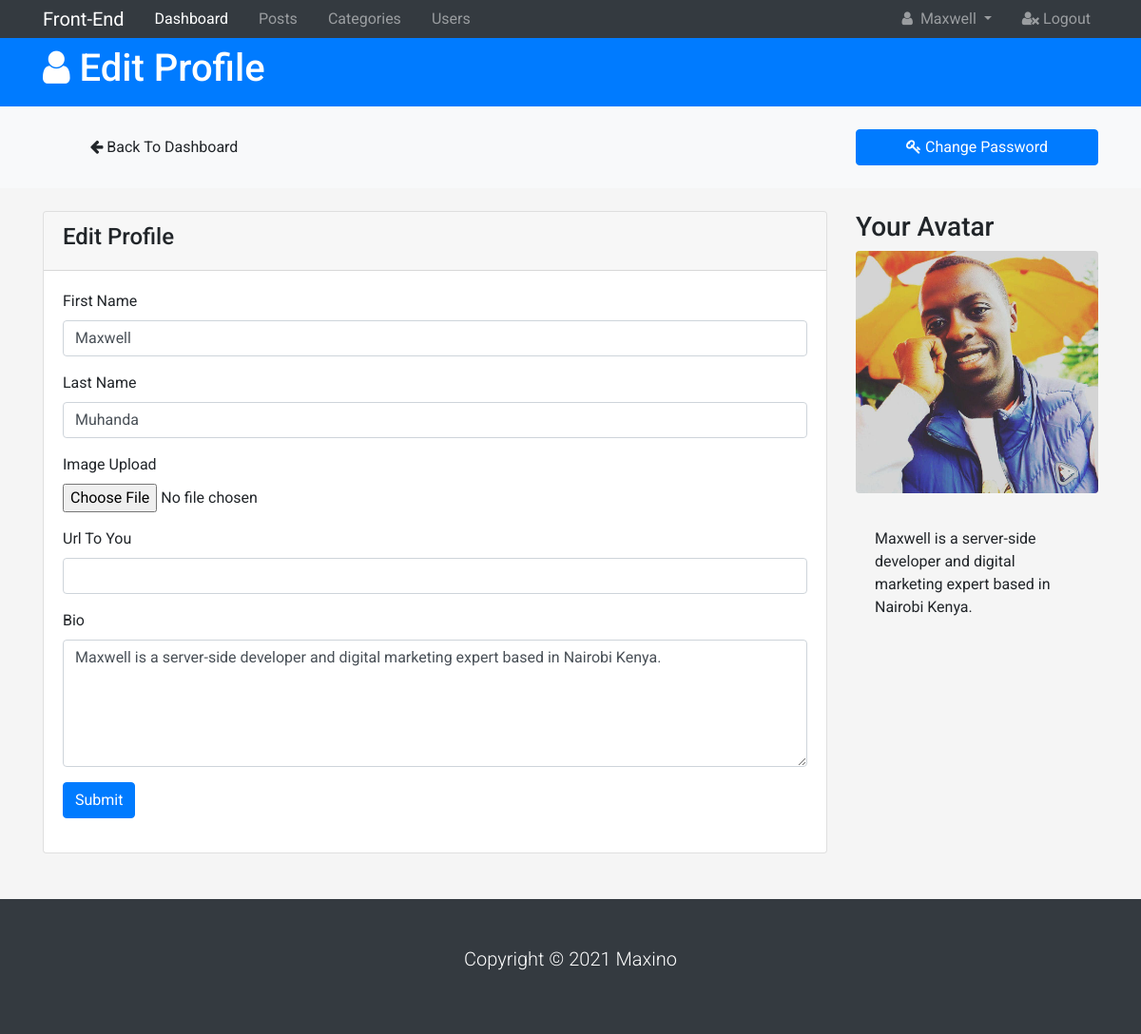
Page /admin/1/profile (signed in) on the committed database.
### Portfolio/models.py (models this page shows)
class User(db.Model, UserMixin):
    id = db.Column(db.Integer, primary_key=True)
    first_name = db.Column(db.String(100))
    last_name = db.Column(db.String(100))
    email = db.Column(db.String(64), unique=True)
    profile_pic = db.Column(db.String(100), default='avatar.png')
    password = db.Column(db.String(255))
    bio = db.Column(db.Text)
    url_to = db.Column(db.String(100))
    active = db.Column(db.Boolean())
    confirmed_at = db.Column(db.DateTime)
    roles = db.relationship('Role', secondary=roles_users,
                            backref=db.backref('users', lazy='dynamic'))
    blogs = db.relationship('Blog', backref='user', lazy=True)

### Portfolio/admin/routes.py (the view)
@author.route('/admin/<int:current_user_id>/profile', methods=['GET', 'POST'])
@login_required
def profile(current_user_id):
    user = User.query.get_or_404(current_user_id)
    form = UpdateForm()
    if form.validate_on_submit():
        if form.picture.data:
            first_name = current_user.first_name
            pic = add_profile_pic(form.picture.data, first_name)
            current_user.profile_pic = pic
        current_user.first_name = form.first_name.data
        current_user.last_name = form.last_name.data
        current_user.bio = form.bio.data
        current_user.url_to = form.url_to.data
        db.session.commit()
        flash('user updated', 'success')
        return redirect(url_for('author.profile', current_user_id=current_user.id))
    elif request.method == 'GET':
        form.first_name.data = current_user.first_name
        form.last_name.data = current_user.last_name
        form.bio.data = current_user.bio
        form.url_to.data = current_user.url_to
    return render_template('admin/profile.html', admin=True, form=form)

### Portfolio/admin/forms.py
class UpdateForm(FlaskForm):
    first_name = StringField(validators=[Length(min=2, max=20)])
    last_name = StringField(validators=[Length(min=2, max=20)])
    picture = FileField(validators=[FileAllowed(IMAGES, 'Images only')])
    bio = TextAreaField(validators=[Length(min=5)])
    url_to = StringField()

### Portfolio/__init__.py (called while the page is built)
@app.teardown_appcontext
def shutdown_session(exception=None):
    db.session.remove()

### Portfolio/templates/admin/profile.html (shortened to what this page needs)
{% extends 'admin/base.html' %}
{% block content %}
  <header id="main-header" class="py-2 bg-primary text-white">
    <div class="container">
      <div class="row">
        <div class="col-md-6">
          <h1><i class="fa fa-user"></i> Edit Profile</h1>
        </div>
      </div>
    </div>
  </header>
  <section id="action" class="py-4 mb-4 bg-light">
    <div class="container">
      <div class="row">
        <div class="col-md-3 mr-auto">
          <a href="{{url_for('author.admin')}}" class="btn btn-light btn-block">
            <i class="fa fa-arrow-left"></i> Back To Dashboard
          </a>
        </div>
        <div class="col-md-3 ">
          <a href="{{url_for('security.change_password')}}" class="btn btn-primary btn-block">
            <i class="fa fa-key"></i> Change Password
          </a>
        </div>
      </div>
    </div>
  </section>
  <section id="profile">
    <div class="container">
      <div class="row">
        <div class="col-md-9">
          <div class="card">
            <div class="card-header">
              <h4>Edit Profile</h4>
            </div>
            <div class="card-body">
              <form method="POST" enctype="multipart/form-data">
                <div class="form-group">
                  <label for="name">First Name</label>
                  {{form.first_name(class='form-control' )}}
                </div>
                <div class="form-group">
                  <label for="name2"> Last Name</label>
                  {{form.last_name(class='form-control' )}}
                </div>
                <div class="form-group">
                  <label for="file">Image Upload</label>
                  {{form.picture(class='form-control-file' )}}
                </div>
                <div class="form-group">
                  <label for="file">Url To You</label>
                  {{form.url_to(class='form-control' )}}
                </div>
                <div class="form-group">
                  <label for="body">Bio</label>
                  {{form.bio(class='form-control', cols="50" ,rows="5" )}}
                </div>
                <div class="form-group">
                  <input class="btn btn-primary" type="submit">
                </div>
              </form>
            </div>
          </div>
        </div>
        <div class="col-md-3">
          <h3>Your Avatar</h3>
          <img src="{{url_for('static', filename='profile_pics/' + current_user.profile_pic) }}" alt="" class="d-block img-fluid rounded mb-3">
          <div class="card-body">
            <p class="card-text">{{current_user.bio}}</p>
          </div>
        </div>
      </div>
    </div>
  </section>
  {% endblock  %}

### Portfolio/templates/admin/base.html (shortened to what this page needs)
<!DOCTYPE html>
<html lang="en">
<head>
  {% block head %}
 <link rel="stylesheet" href="{{ url_for('static', filename='css/font-awesome.min.css') }}">
  <link rel="stylesheet" href="https://maxcdn.bootstrapcdn.com/bootstrap/4.0.0/css/bootstrap.min.css">
  <link rel="stylesheet" href="{{ url_for('static', filename='css/style.css') }}">
  {% endblock  %}
</head>
<body>
  <nav class="navbar navbar-expand-sm navbar-dark bg-dark p-0">
    <div class="container">
      <a href="{{url_for('main.index')}}" class="navbar-brand">Front-End</a>
      <div class="collapse navbar-collapse" id="navbarNav">
        <ul class="navbar-nav">
          <li class="nav-item px-2">
            <a href="{{url_for('author.admin')}}" class="nav-link active">Dashboard</a>
          </li>
          <li class="nav-item px-2">
            <a href="{{url_for('author.posts')}}" class="nav-link">Posts</a>
          </li>
          <li class="nav-item px-2">
            <a href="{{url_for('author.categories')}}" class="nav-link">Categories</a>
          </li>
          <li class="nav-item px-2">
            <a href="{{url_for('author.users')}}" class="nav-link">Users</a>
          </li>
        </ul>
        <ul class="navbar-nav ml-auto">
          <li class="nav-item dropdown mr-3">
            <a href="#" class="nav-link dropdown-toggle" data-toggle="dropdown">
              <i class="fa fa-user mr-1"></i> {{current_user.first_name}}
            </a>
          </li>
          <li class="nav-item">
            <a href="{{url_for('security.logout')}}" class="nav-link">
              <i class="fa fa-user-times"></i> Logout
            </a>
          </li>
        </ul>
      </div>
    </div>
  </nav>
  {% block content %}
  {% endblock  %}
  <footer id="main-footer" class="bg-dark text-white mt-5 p-5">
    <div class="conatiner">
      <div class="row">
        <div class="col">
          <p class="lead text-center">Copyright &copy; 2021 Maxino</p>
        </div>
      </div>
    </div>
  </footer>
</body>
</html>

### Portfolio/static/css/style.css (style rules this page uses)
html { scroll-behavior: smooth; position: relative; }
body { background-color: #f5f5f5; }
body { font-family: 'Roboto', sans-serif; font-size: 16px; }
a { color: #1e1e1e; text-decoration: none; transition: all 0.5s ease-in-out; }

### rows in the picture
User: first_name "Maxwell", last_name "Muhanda", bio "Maxwell is a server-side developer and digital marketing expert based in Nairobi Kenya.", profile_pic (picture)
